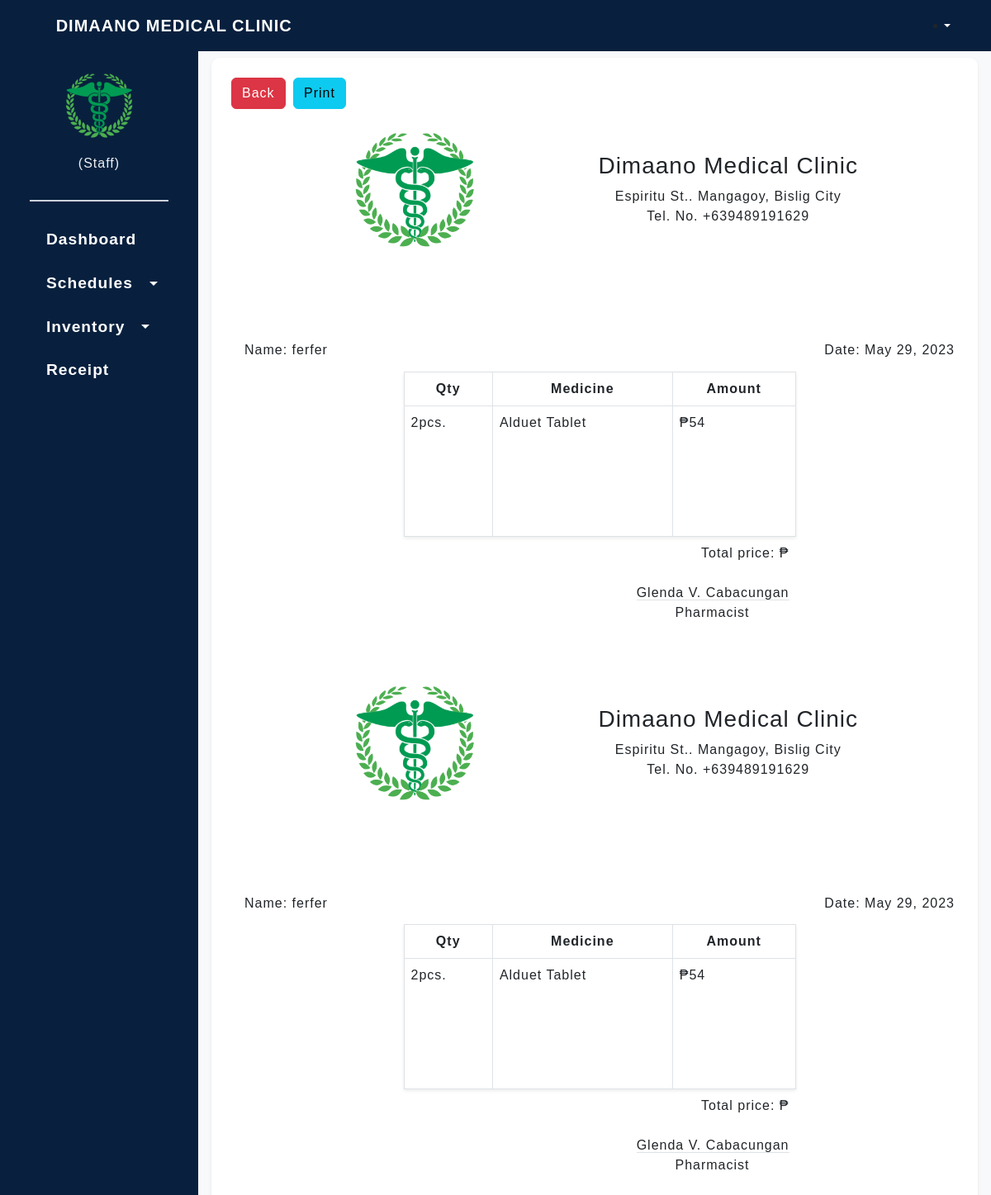
Page /purchaseInfo.php (signed in) on the committed database.
### tables this page shows
CREATE TABLE `expenses` (
  `id` int(11) NOT NULL,
  `patientname` text NOT NULL,
  `medicine` int(11) NOT NULL,
  `amount` int(11) NOT NULL,
  `quantity` int(11) NOT NULL,
  `time_purchased` datetime DEFAULT NULL
);

CREATE TABLE `purchased_session` (
  `session_id` int(11) NOT NULL,
  `session_date` datetime NOT NULL
);

CREATE TABLE `medicines` (
  `id` int(11) NOT NULL,
  `medicine` varchar(36) DEFAULT NULL,
  `quantity` int(3) DEFAULT NULL,
  `unit_price` varchar(6) DEFAULT NULL,
  `type` enum('branded','generic') DEFAULT NULL,
  `description` varchar(10) DEFAULT NULL,
  `meds_date` datetime DEFAULT NULL,
  `medicine_status` text NOT NULL
);

### purchaseInfo.php (the view, shortened to what this page needs)
<?php
include "database/dbconn.php";
if (!isset($_SESSION['now'])) {
    $query = mysqli_query($mysqli, "SELECT * from `purchased_session` where session_id = (SELECT max(session_id) from `purchased_session`);");
    $getdate = $query->fetch_assoc();
    $msg = $getdate['session_date'];
} else if (isset($_SESSION['now'])) {
    $msg = $_SESSION['now'];
}
if (!isset($_SESSION['permanentname'])) {
    $perm = mysqli_fetch_assoc($mysqli->query("SELECT * from expenses where id = (select max(id) from expenses)"));
    $name = $perm['patientname'];
}
?>
<!DOCTYPE html>
<html lang="en">
<head>
    <link rel="stylesheet" href="css/bootstrap.min.css">
    <link rel="stylesheet" href="css/main.css">
    <link rel="stylesheet" href="css/googleFonts.css">
</head>
<body>
    <?php include('include/navbar.php') ?>
    <div class="d-flex bg-light" id="wrapper">
        <?php include('include/sidebar.php') ?>
        <div id="page-content-wrapper">
            <div class="container-fluid mt-2 px-3">
                <div class="bg-white mt-2 p-4 shadow-sm mb-3">
                    <a href="receipt_form.php" class="btn btn-danger me-1" id="back">Back</a>
                    <button type="button" onclick="printing();" class="btn btn-info">Print</button>
                    <div class="row mt-3 gap-4">
                        <div class="col">
                            <div class="text-center mb-4 headText">
                                <img src="imgs/logo2_24_21540.png" width="20%">
                                <div class="subText">
                                    <h3>Dimaano Medical Clinic</h3>
                                    <p class="text-dark">Espiritu St.. Mangagoy, Bislig City <br>
                                        Tel. No. +639489191629
                                    </p>
                                </div>
                            </div>
                            <div class="prescription ms-3">
                                <i class="fa-solid fa-prescription"></i>
                            </div>
                            <br>
                            <table class="table table-bordered shadow-sm mx-auto" style=" height: 200px; width: 475px;">
                                <?php
                                if (isset($_SESSION['now'])) {
                                    if (isset($_SESSION['permanentname'])) {
                                        $name = $_SESSION['permanentname'];
                                    }
                                    $currDate = explode(' ', $_SESSION['now']);
                                    $current = $currDate[0];
                                    $fDate = date("F d, Y", strtotime($current));
                                    echo "<div class='fw-bold d-flex justify-content-between mb-2' style='padding: 0rem 1rem;'>";
                                    echo "<h6 class='text-dark'>Name: " . " $name</h6>";
                                    echo "<h6 class='text-dark'>Date: " . " $fDate</h6>";
                                    echo "</div>";
                                } else if (!isset($_SESSION['now'])) {
                                    $currDate = explode(' ', $msg);
                                    $current = $currDate[0];
                                    $fDate = date("F d, Y", strtotime($current));
                                    echo "<div class='fw-bold d-flex justify-content-between mb-2' style='padding: 0rem 1rem;'>";
                                    echo "<h6 class='text-dark'>Name: " . " $name</h6>";
                                    echo "<h6 class='text-dark'>Date: " . " $fDate</h6>";
                                    echo "</div>";
                                }
                                ?>
                                <thead class="text-center">
                                    <tr>
                                        <th scope="col">Qty</th>
                                        <th scope="col">Medicine</th>
                                        <th scope="col">Amount</th>
                                    </tr>
                                </thead>
                                <tbody>
                                    <?php $patientexpenses = mysqli_query($mysqli, "SELECT expenses.id as id, expenses.patientname as name, expenses.amount as amount, expenses.quantity as quant, medicines.medicine as med FROM expenses join medicines where expenses.medicine = medicines.id and expenses.time_purchased >= '$msg'");
                                    while ($bayad = $patientexpenses->fetch_assoc()) { ?>
                                        <tr>
                                            <td><?= $bayad['quant'] . 'pcs.' ?></td>
                                            <td><?= $bayad['med'] ?></td>
                                            <td><?= $bayad['amount'] < 1 ? '₱0' : '₱' . $bayad['amount'] ?></td>
                                        </tr>
                                    <?php } ?>
                                </tbody>
                                <caption class="caption-bottom text-dark text-end me-2">Total price: ₱<?php echo $_SESSION['allExpenses'] ?>
                                    <br><br>
                                    <span class="border-bottom">Glenda V. Cabacungan</span>
                                    <p class="text-dark me-5">Pharmacist</p>
                                </caption>
                            </table>
                        </div>
                        <div class="col">
                            <div class="text-center mb-4 headText">
                                <img src="imgs/logo2_24_21540.png" width="20%">
                                <div class="subText">
                                    <h3>Dimaano Medical Clinic</h3>
                                    <p class="text-dark">Espiritu St.. Mangagoy, Bislig City <br>
                                        Tel. No. +639489191629
                                    </p>
                                </div>
                            </div>
                            <div class="prescription ms-3">
                                <i class="fa-solid fa-prescription"></i>
                            </div>
                            <br>
                            <table class="table table-bordered shadow-sm mx-auto" style="height: 200px;  width: 475px;">
                                <?php
                                if (isset($_SESSION['now'])) {
                                    if (isset($_SESSION['permanentname'])) {
                                        $name = $_SESSION['permanentname'];
                                    }
                                    $currDate = explode(' ', $_SESSION['now']);
                                    $current = $currDate[0];
                                    $fDate = date("F d, Y", strtotime($current));
                                    echo "<div class='fw-bold d-flex justify-content-between mb-2' style='padding: 0rem 1rem;'>";
                                    echo "<h6 class='text-dark'>Name: " . " $name</h6>";
                                    echo "<h6 class='text-dark'>Date: " . " $fDate</h6>";
                                    echo "</div>";
                                } else if (!isset($_SESSION['now'])) {
                                    $currDate = explode(' ', $msg);
                                    $current = $currDate[0];
                                    $fDate = date("F d, Y", strtotime($current));
                                    echo "<div class='fw-bold d-flex justify-content-between mb-2' style='padding: 0rem 1rem;'>";
                                    echo "<h6 class='text-dark'>Name: " . " $name</h6>";
                                    echo "<h6 class='text-dark'>Date: " . " $fDate</h6>";
                                    echo "</div>";
                                }
                                ?>
                                <thead class="text-center">
                                    <tr>
                                        <th scope="col">Qty</th>
                                        <th scope="col">Medicine</th>
                                        <th scope="col">Amount</th>
                                    </tr>
                                </thead>
                                <tbody>
                                    <?php $patientexpenses = mysqli_query($mysqli, "SELECT expenses.id as id, expenses.patientname as name, expenses.amount as amount, expenses.quantity as quant, medicines.medicine as med FROM expenses join medicines where expenses.medicine = medicines.id and expenses.time_purchased >= '$msg'");
                                    while ($bayad = $patientexpenses->fetch_assoc()) { ?>
                                        <tr>
                                            <td><?= $bayad['quant'] . 'pcs.' ?></td>
                                            <td><?= $bayad['med']  ?></td>
                                            <td><?= $bayad['amount'] < 1 ? '₱0' : '₱' . $bayad['amount'] ?></td>
                                        </tr>
                                    <?php } ?>
                                </tbody>
                                <caption class="caption-bottom text-dark text-end me-2">Total price: ₱<?php echo $_SESSION['allExpenses'] ?>
                                    <br><br>
                                    <span class="border-bottom">Glenda V. Cabacungan</span>
                                    <p class="text-dark me-5">Pharmacist</p>
                                </caption>
                            </table>
                        </div>
                    </div>
                </div>
            </div>
        </div>
    </div>
</body>
</html>

### include/navbar.php (shortened to what this page needs)
<nav class="navbar navbar-expand-lg py-0">
  <div class="d-flex align-items-center py-3">
    <i class="fa-solid fa-bars text-white fs-4 mx-4" id="menu-toggle"></i>
    <span class="fs-5 text-white text-uppercase fw-bold" id="companyname">Dimaano Medical Clinic</span>
  </div>
  <div class="collapse navbar-collapse pe-5 justify-content-end" id="navbarNav">
    <li class="nav-item dropdown">
      <a class="nav-link dropdown-toggle text-white" role="button" data-bs-toggle="dropdown" aria-expanded="false"><i class="fa-solid fa-user"></i></a>
    </li>
  </div>
</nav>

### include/sidebar.php (shortened to what this page needs)
<div class="side" id="sidebar-wrapper">
  <div class="pichead text-center mt-1 py-3">
    <img src="imgs/logo2_24_21540.png" alt="">
    <p>(Staff)</p>
  </div>
  <div class="divider"></div>
  <div class="list-group">
    <a href="home.php" class="fw-bold text-white"><i class="mx-1 fa-solid fa-chart-pie"></i>Dashboard</a>
    <a class="fw-bold text-white dropdown-toggle" type="button" id="schedtog"><i class="mx-1 fa-solid fa-calendar-days"></i> Schedules</a>
    <a class="fw-bold text-white dropdown-toggle" type="button" id="onToggle"><i class="mx-1 fas fa-box-open"></i>Inventory</a>
    <a href="receipt_form.php" class="fw-bold text-white"><i class="mx-1 fa-solid fa-notes-medical"></i>Receipt</a>
  </div>
</div>

### css/main.css (style rules this page uses)
:root { --second-bg-color: #c1efde; --blue: #64dfdf; }
* { margin: 0; padding: 0; box-sizing: border-box; letter-spacing: 1px; font-family: 'Poppins', sans-serif; }
.divider { margin: auto; width: 70%; border: 1px solid #ced2db; }
.pichead img { border-radius: 50%; height: 100px; }
.bg-white { border-radius: 10px; }
.row h6, p { color: #ffffffee; }
.list-group { font-weight: 200; }
.list-group a { gap: 15px; margin-left: 5px; font-size: 1.2rem; align-items: center; padding: 12px; text-decoration: none; display: flex; }
.nav-item { position: relative; }
.nav-item .nav-link { position: absolute; right: 1px; top: 1px; }
#sidebar-wrapper { min-height: 90.5vh; margin-left: -15rem; -webkit-transition: margin 0.25s ease-out; -moz-transition: margin 0.25s ease-out; -o-transition: margin 0.25s ease-out; transition: margin 0.25s ease-out; }
#sidebar-wrapper .list-group { margin-top: 20px; width: 15rem; }
#page-content-wrapper { min-width: 100vw; }
@media (min-width: 1024px) { #sidebar-wrapper { margin-left: 0; } }
@media (min-width: 1024px) { #page-content-wrapper { min-width: 0; width: 100%; } }

### purchaseInfo.php (style rules this page uses)
.prescription i { font-size: 2.5rem; }
.headText { display: flex; justify-content: space-evenly; align-items: center; }

### include/navbar.php (style rules this page uses)
.navbar { position: sticky; top: 0px; z-index: 2; background: #08203e; }

### include/sidebar.php (style rules this page uses)
.side { background: #08203e; }

### rows in the picture
expenses: patientname "ferfer", quantity "2", medicines.medicine "Alduet Tablet", amount "54"
purchased_session: session_date "May 29, 2023"
